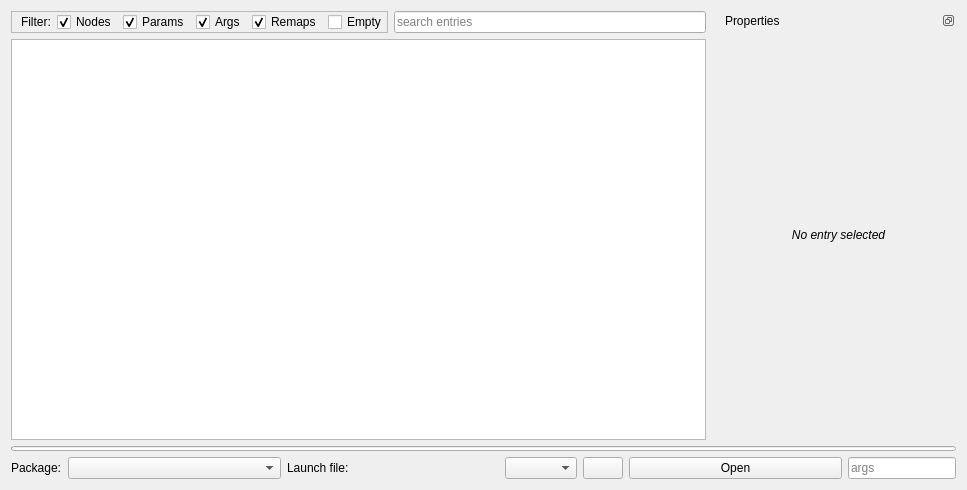
<?xml version="1.0" encoding="UTF-8"?>
<ui version="4.0">
 <class>LaunchtreeWidget</class>
 <widget class="QWidget" name="LaunchtreeWidget">
  <property name="geometry">
   <rect>
    <x>0</x>
    <y>0</y>
    <width>967</width>
    <height>490</height>
   </rect>
  </property>
  <property name="windowTitle">
   <string>LaunchtreeWidget</string>
  </property>
  <layout class="QVBoxLayout" name="verticalLayout_11" stretch="0,0,0">
   <item>
    <widget class="QWidget" name="widget_3" native="true">
     <layout class="QHBoxLayout" name="horizontalLayout_5" stretch="3,1">
      <property name="leftMargin">
       <number>0</number>
      </property>
      <property name="topMargin">
       <number>0</number>
      </property>
      <property name="rightMargin">
       <number>0</number>
      </property>
      <property name="bottomMargin">
       <number>0</number>
      </property>
      <item>
       <widget class="QWidget" name="widget" native="true">
        <layout class="QVBoxLayout" name="verticalLayout">
         <property name="leftMargin">
          <number>0</number>
         </property>
         <property name="topMargin">
          <number>0</number>
         </property>
         <property name="bottomMargin">
          <number>0</number>
         </property>
         <item>
          <widget class="QWidget" name="widget_2" native="true">
           <layout class="QHBoxLayout" name="horizontalLayout_3">
            <property name="leftMargin">
             <number>0</number>
            </property>
            <property name="topMargin">
             <number>0</number>
            </property>
            <property name="rightMargin">
             <number>0</number>
            </property>
            <property name="bottomMargin">
             <number>0</number>
            </property>
            <item>
             <widget class="QFrame" name="frame">
              <property name="frameShape">
               <enum>QFrame::StyledPanel</enum>
              </property>
              <property name="frameShadow">
               <enum>QFrame::Raised</enum>
              </property>
              <layout class="QHBoxLayout" name="horizontalLayout_4">
               <property name="leftMargin">
                <number>9</number>
               </property>
               <property name="topMargin">
                <number>0</number>
               </property>
               <property name="rightMargin">
                <number>0</number>
               </property>
               <property name="bottomMargin">
                <number>0</number>
               </property>
               <item>
                <widget class="QLabel" name="label_5">
                 <property name="text">
                  <string>Filter:</string>
                 </property>
                </widget>
               </item>
               <item>
                <widget class="QCheckBox" name="filter_nodes">
                 <property name="toolTip">
                  <string>Display node entries</string>
                 </property>
                 <property name="text">
                  <string>Nodes</string>
                 </property>
                 <property name="checked">
                  <bool>true</bool>
                 </property>
                </widget>
               </item>
               <item>
                <widget class="QCheckBox" name="filter_params">
                 <property name="toolTip">
                  <string>Display param entries</string>
                 </property>
                 <property name="text">
                  <string>Params</string>
                 </property>
                 <property name="checked">
                  <bool>true</bool>
                 </property>
                </widget>
               </item>
               <item>
                <widget class="QCheckBox" name="filter_args">
                 <property name="toolTip">
                  <string>Display arg entries</string>
                 </property>
                 <property name="text">
                  <string>Args</string>
                 </property>
                 <property name="checked">
                  <bool>true</bool>
                 </property>
                </widget>
               </item>
               <item>
                <widget class="QCheckBox" name="filter_remaps">
                 <property name="toolTip">
                  <string>Display remap entries</string>
                 </property>
                 <property name="text">
                  <string>Remaps</string>
                 </property>
                 <property name="checked">
                  <bool>true</bool>
                 </property>
                </widget>
               </item>
               <item>
                <widget class="QCheckBox" name="filter_empty">
                 <property name="toolTip">
                  <string>List launch files without displayed content</string>
                 </property>
                 <property name="text">
                  <string>Empty</string>
                 </property>
                </widget>
               </item>
              </layout>
             </widget>
            </item>
            <item>
             <widget class="QLineEdit" name="search_input">
              <property name="toolTip">
               <string>Only display entries matching the search term</string>
              </property>
              <property name="placeholderText">
               <string>search entries</string>
              </property>
             </widget>
            </item>
           </layout>
          </widget>
         </item>
         <item>
          <widget class="QStackedWidget" name="main_view">
           <property name="currentIndex">
            <number>0</number>
           </property>
           <widget class="QWidget" name="page_3">
            <layout class="QVBoxLayout" name="verticalLayout_12">
             <property name="leftMargin">
              <number>0</number>
             </property>
             <property name="topMargin">
              <number>0</number>
             </property>
             <property name="rightMargin">
              <number>0</number>
             </property>
             <property name="bottomMargin">
              <number>0</number>
             </property>
             <item>
              <widget class="QTreeWidget" name="launch_view">
               <attribute name="headerVisible">
                <bool>false</bool>
               </attribute>
               <column>
                <property name="text">
                 <string>1</string>
                </property>
               </column>
              </widget>
             </item>
            </layout>
           </widget>
           <widget class="QWidget" name="page_4">
            <layout class="QVBoxLayout" name="verticalLayout_13">
             <property name="leftMargin">
              <number>0</number>
             </property>
             <property name="topMargin">
              <number>0</number>
             </property>
             <property name="rightMargin">
              <number>0</number>
             </property>
             <property name="bottomMargin">
              <number>0</number>
             </property>
             <item>
              <widget class="QFrame" name="frame_2">
               <property name="frameShape">
                <enum>QFrame::StyledPanel</enum>
               </property>
               <property name="frameShadow">
                <enum>QFrame::Raised</enum>
               </property>
               <layout class="QVBoxLayout" name="verticalLayout_14">
                <item>
                 <spacer name="verticalSpacer_10">
                  <property name="orientation">
                   <enum>Qt::Vertical</enum>
                  </property>
                  <property name="sizeHint" stdset="0">
                   <size>
                    <width>20</width>
                    <height>134</height>
                   </size>
                  </property>
                 </spacer>
                </item>
                <item>
                 <widget class="QLabel" name="label_20">
                  <property name="font">
                   <font>
                    <weight>75</weight>
                    <bold>true</bold>
                   </font>
                  </property>
                  <property name="styleSheet">
                   <string notr="true">color: rgb(170, 0, 0);</string>
                  </property>
                  <property name="text">
                   <string>Failed to open selected launch file:</string>
                  </property>
                  <property name="alignment">
                   <set>Qt::AlignCenter</set>
                  </property>
                 </widget>
                </item>
                <item>
                 <spacer name="verticalSpacer_11">
                  <property name="orientation">
                   <enum>Qt::Vertical</enum>
                  </property>
                  <property name="sizeType">
                   <enum>QSizePolicy::Maximum</enum>
                  </property>
                  <property name="sizeHint" stdset="0">
                   <size>
                    <width>20</width>
                    <height>20</height>
                   </size>
                  </property>
                 </spacer>
                </item>
                <item>
                 <widget class="QLabel" name="error_label">
                  <property name="styleSheet">
                   <string notr="true">color: rgb(170, 0, 0);</string>
                  </property>
                  <property name="text">
                   <string>error_msg</string>
                  </property>
                  <property name="alignment">
                   <set>Qt::AlignCenter</set>
                  </property>
                  <property name="wordWrap">
                   <bool>true</bool>
                  </property>
                 </widget>
                </item>
                <item>
                 <widget class="QLabel" name="help_label">
                  <property name="font">
                   <font>
                    <italic>true</italic>
                   </font>
                  </property>
                  <property name="text">
                   <string>help_msg</string>
                  </property>
                  <property name="alignment">
                   <set>Qt::AlignCenter</set>
                  </property>
                  <property name="wordWrap">
                   <bool>true</bool>
                  </property>
                 </widget>
                </item>
                <item>
                 <spacer name="verticalSpacer_12">
                  <property name="orientation">
                   <enum>Qt::Vertical</enum>
                  </property>
                  <property name="sizeHint" stdset="0">
                   <size>
                    <width>20</width>
                    <height>133</height>
                   </size>
                  </property>
                 </spacer>
                </item>
               </layout>
              </widget>
             </item>
            </layout>
           </widget>
          </widget>
         </item>
        </layout>
       </widget>
      </item>
      <item>
       <widget class="QDockWidget" name="dockWidget">
        <property name="styleSheet">
         <string notr="true"/>
        </property>
        <property name="floating">
         <bool>false</bool>
        </property>
        <property name="features">
         <set>QDockWidget::DockWidgetFloatable|QDockWidget::DockWidgetMovable</set>
        </property>
        <property name="windowTitle">
         <string>Properties</string>
        </property>
        <widget class="QWidget" name="dockWidgetContents">
         <layout class="QGridLayout" name="gridLayout_2">
          <item row="0" column="0">
           <widget class="QStackedWidget" name="properties_content">
            <property name="currentIndex">
             <number>0</number>
            </property>
            <widget class="QWidget" name="properties_empty">
             <layout class="QVBoxLayout" name="verticalLayout_2">
              <property name="leftMargin">
               <number>0</number>
              </property>
              <property name="rightMargin">
               <number>0</number>
              </property>
              <item>
               <widget class="QLabel" name="label_2">
                <property name="text">
                 <string>&lt;html&gt;&lt;head/&gt;&lt;body&gt;&lt;p&gt;&lt;span style=&quot; font-style:italic;&quot;&gt;No entry selected&lt;/span&gt;&lt;/p&gt;&lt;/body&gt;&lt;/html&gt;</string>
                </property>
                <property name="alignment">
                 <set>Qt::AlignCenter</set>
                </property>
               </widget>
              </item>
             </layout>
            </widget>
            <widget class="QWidget" name="properties_param">
             <layout class="QVBoxLayout" name="verticalLayout_3">
              <property name="leftMargin">
               <number>0</number>
              </property>
              <property name="rightMargin">
               <number>0</number>
              </property>
              <item>
               <widget class="QLabel" name="param_name">
                <property name="text">
                 <string>param_name:</string>
                </property>
               </widget>
              </item>
              <item>
               <widget class="QStackedWidget" name="param_value_panel">
                <property name="currentIndex">
                 <number>0</number>
                </property>
                <widget class="QWidget" name="page">
                 <layout class="QVBoxLayout" name="verticalLayout_8">
                  <property name="leftMargin">
                   <number>0</number>
                  </property>
                  <property name="topMargin">
                   <number>0</number>
                  </property>
                  <property name="rightMargin">
                   <number>0</number>
                  </property>
                  <property name="bottomMargin">
                   <number>0</number>
                  </property>
                  <item>
                   <widget class="QLineEdit" name="param_value">
                    <property name="readOnly">
                     <bool>true</bool>
                    </property>
                   </widget>
                  </item>
                  <item>
                   <spacer name="verticalSpacer">
                    <property name="orientation">
                     <enum>Qt::Vertical</enum>
                    </property>
                    <property name="sizeHint" stdset="0">
                     <size>
                      <width>20</width>
                      <height>352</height>
                     </size>
                    </property>
                   </spacer>
                  </item>
                 </layout>
                </widget>
                <widget class="QWidget" name="page_2">
                 <layout class="QVBoxLayout" name="verticalLayout_9">
                  <property name="leftMargin">
                   <number>0</number>
                  </property>
                  <property name="topMargin">
                   <number>0</number>
                  </property>
                  <property name="rightMargin">
                   <number>0</number>
                  </property>
                  <property name="bottomMargin">
                   <number>0</number>
                  </property>
                  <item>
                   <widget class="QPlainTextEdit" name="param_value_long">
                    <property name="font">
                     <font>
                      <family>Ubuntu Mono</family>
                      <pointsize>9</pointsize>
                     </font>
                    </property>
                    <property name="readOnly">
                     <bool>true</bool>
                    </property>
                   </widget>
                  </item>
                 </layout>
                </widget>
                <widget class="QWidget" name="page_5">
                 <layout class="QVBoxLayout" name="verticalLayout_15">
                  <property name="leftMargin">
                   <number>0</number>
                  </property>
                  <property name="topMargin">
                   <number>0</number>
                  </property>
                  <property name="rightMargin">
                   <number>0</number>
                  </property>
                  <property name="bottomMargin">
                   <number>0</number>
                  </property>
                  <item>
                   <widget class="QListWidget" name="param_value_list"/>
                  </item>
                 </layout>
                </widget>
                <widget class="QWidget" name="page_6">
                 <layout class="QVBoxLayout" name="verticalLayout_16">
                  <property name="leftMargin">
                   <number>0</number>
                  </property>
                  <property name="topMargin">
                   <number>0</number>
                  </property>
                  <property name="rightMargin">
                   <number>0</number>
                  </property>
                  <property name="bottomMargin">
                   <number>0</number>
                  </property>
                  <item>
                   <spacer name="verticalSpacer_13">
                    <property name="orientation">
                     <enum>Qt::Vertical</enum>
                    </property>
                    <property name="sizeType">
                     <enum>QSizePolicy::Fixed</enum>
                    </property>
                    <property name="sizeHint" stdset="0">
                     <size>
                      <width>20</width>
                      <height>10</height>
                     </size>
                    </property>
                   </spacer>
                  </item>
                  <item>
                   <widget class="QLabel" name="label_21">
                    <property name="text">
                     <string>Command:</string>
                    </property>
                   </widget>
                  </item>
                  <item>
                   <widget class="QLineEdit" name="param_cmd">
                    <property name="font">
                     <font>
                      <family>Ubuntu Mono</family>
                      <pointsize>9</pointsize>
                      <weight>75</weight>
                      <bold>true</bold>
                     </font>
                    </property>
                    <property name="readOnly">
                     <bool>true</bool>
                    </property>
                   </widget>
                  </item>
                  <item>
                   <widget class="QPushButton" name="param_cmd_open">
                    <property name="enabled">
                     <bool>false</bool>
                    </property>
                    <property name="text">
                     <string>Open Argument File</string>
                    </property>
                   </widget>
                  </item>
                  <item>
                   <widget class="QLabel" name="label_22">
                    <property name="text">
                     <string>Result:</string>
                    </property>
                   </widget>
                  </item>
                  <item>
                   <widget class="QTextEdit" name="param_cmd_result">
                    <property name="font">
                     <font>
                      <family>Ubuntu Mono</family>
                      <pointsize>9</pointsize>
                      <weight>75</weight>
                      <bold>true</bold>
                     </font>
                    </property>
                    <property name="readOnly">
                     <bool>true</bool>
                    </property>
                   </widget>
                  </item>
                 </layout>
                </widget>
               </widget>
              </item>
             </layout>
            </widget>
            <widget class="QWidget" name="properties_node">
             <layout class="QVBoxLayout" name="verticalLayout_4">
              <property name="leftMargin">
               <number>0</number>
              </property>
              <property name="rightMargin">
               <number>0</number>
              </property>
              <item>
               <widget class="QLabel" name="label_3">
                <property name="text">
                 <string>&lt;html&gt;&lt;head/&gt;&lt;body&gt;&lt;p&gt;&lt;span style=&quot; font-weight:600;&quot;&gt;Package:&lt;/span&gt;&lt;/p&gt;&lt;/body&gt;&lt;/html&gt;</string>
                </property>
               </widget>
              </item>
              <item>
               <widget class="QLineEdit" name="node_package">
                <property name="readOnly">
                 <bool>true</bool>
                </property>
               </widget>
              </item>
              <item>
               <widget class="QLabel" name="label_4">
                <property name="text">
                 <string>&lt;html&gt;&lt;head/&gt;&lt;body&gt;&lt;p&gt;&lt;span style=&quot; font-weight:600;&quot;&gt;Type:&lt;/span&gt;&lt;/p&gt;&lt;/body&gt;&lt;/html&gt;</string>
                </property>
               </widget>
              </item>
              <item>
               <widget class="QLineEdit" name="node_type">
                <property name="readOnly">
                 <bool>true</bool>
                </property>
               </widget>
              </item>
              <item>
               <widget class="QLabel" name="label_10">
                <property name="text">
                 <string>Namespace:</string>
                </property>
               </widget>
              </item>
              <item>
               <widget class="QLineEdit" name="node_namespace">
                <property name="readOnly">
                 <bool>true</bool>
                </property>
               </widget>
              </item>
              <item>
               <widget class="QLabel" name="label_11">
                <property name="text">
                 <string>Args:</string>
                </property>
               </widget>
              </item>
              <item>
               <widget class="QLineEdit" name="node_args">
                <property name="font">
                 <font>
                  <family>Ubuntu Mono</family>
                  <pointsize>9</pointsize>
                 </font>
                </property>
                <property name="readOnly">
                 <bool>true</bool>
                </property>
               </widget>
              </item>
              <item>
               <widget class="QLabel" name="label_12">
                <property name="text">
                 <string>Launch prefix:</string>
                </property>
               </widget>
              </item>
              <item>
               <widget class="QLineEdit" name="node_prefix">
                <property name="font">
                 <font>
                  <family>Ubuntu Mono</family>
                  <pointsize>9</pointsize>
                 </font>
                </property>
                <property name="readOnly">
                 <bool>true</bool>
                </property>
               </widget>
              </item>
              <item>
               <widget class="QLabel" name="label_13">
                <property name="text">
                 <string>Machine:</string>
                </property>
               </widget>
              </item>
              <item>
               <widget class="QLineEdit" name="node_machine">
                <property name="readOnly">
                 <bool>true</bool>
                </property>
               </widget>
              </item>
              <item>
               <spacer name="verticalSpacer_2">
                <property name="orientation">
                 <enum>Qt::Vertical</enum>
                </property>
                <property name="sizeHint" stdset="0">
                 <size>
                  <width>20</width>
                  <height>40</height>
                 </size>
                </property>
               </spacer>
              </item>
             </layout>
            </widget>
            <widget class="QWidget" name="properties_file">
             <layout class="QVBoxLayout" name="verticalLayout_5">
              <property name="leftMargin">
               <number>0</number>
              </property>
              <property name="rightMargin">
               <number>0</number>
              </property>
              <item>
               <widget class="QPushButton" name="launch_open_button">
                <property name="text">
                 <string>Open File in Editor</string>
                </property>
               </widget>
              </item>
              <item>
               <spacer name="verticalSpacer_8">
                <property name="orientation">
                 <enum>Qt::Vertical</enum>
                </property>
                <property name="sizeType">
                 <enum>QSizePolicy::Fixed</enum>
                </property>
                <property name="sizeHint" stdset="0">
                 <size>
                  <width>20</width>
                  <height>10</height>
                 </size>
                </property>
               </spacer>
              </item>
              <item>
               <widget class="QLabel" name="label_14">
                <property name="text">
                 <string>&lt;html&gt;&lt;head/&gt;&lt;body&gt;&lt;p&gt;&lt;span style=&quot; font-weight:600;&quot;&gt;Package:&lt;/span&gt;&lt;/p&gt;&lt;/body&gt;&lt;/html&gt;</string>
                </property>
               </widget>
              </item>
              <item>
               <widget class="QLineEdit" name="file_package">
                <property name="readOnly">
                 <bool>true</bool>
                </property>
               </widget>
              </item>
              <item>
               <widget class="QLabel" name="label_15">
                <property name="text">
                 <string>File:</string>
                </property>
               </widget>
              </item>
              <item>
               <widget class="QLineEdit" name="file_name">
                <property name="readOnly">
                 <bool>true</bool>
                </property>
               </widget>
              </item>
              <item>
               <spacer name="verticalSpacer_3">
                <property name="orientation">
                 <enum>Qt::Vertical</enum>
                </property>
                <property name="sizeHint" stdset="0">
                 <size>
                  <width>20</width>
                  <height>375</height>
                 </size>
                </property>
               </spacer>
              </item>
             </layout>
            </widget>
            <widget class="QWidget" name="properties_arg">
             <layout class="QVBoxLayout" name="verticalLayout_6">
              <property name="leftMargin">
               <number>0</number>
              </property>
              <property name="rightMargin">
               <number>0</number>
              </property>
              <item>
               <widget class="QLabel" name="arg_name">
                <property name="text">
                 <string>arg_name</string>
                </property>
               </widget>
              </item>
              <item>
               <spacer name="verticalSpacer_4">
                <property name="orientation">
                 <enum>Qt::Vertical</enum>
                </property>
                <property name="sizeType">
                 <enum>QSizePolicy::Fixed</enum>
                </property>
                <property name="sizeHint" stdset="0">
                 <size>
                  <width>20</width>
                  <height>10</height>
                 </size>
                </property>
               </spacer>
              </item>
              <item>
               <widget class="QLabel" name="label_7">
                <property name="text">
                 <string>Value:</string>
                </property>
               </widget>
              </item>
              <item>
               <widget class="QLineEdit" name="arg_value">
                <property name="readOnly">
                 <bool>true</bool>
                </property>
               </widget>
              </item>
              <item>
               <widget class="QLabel" name="label_8">
                <property name="text">
                 <string>Default:</string>
                </property>
               </widget>
              </item>
              <item>
               <widget class="QLineEdit" name="arg_default">
                <property name="readOnly">
                 <bool>true</bool>
                </property>
               </widget>
              </item>
              <item>
               <spacer name="verticalSpacer_5">
                <property name="orientation">
                 <enum>Qt::Vertical</enum>
                </property>
                <property name="sizeType">
                 <enum>QSizePolicy::Fixed</enum>
                </property>
                <property name="sizeHint" stdset="0">
                 <size>
                  <width>20</width>
                  <height>10</height>
                 </size>
                </property>
               </spacer>
              </item>
              <item>
               <widget class="QLabel" name="arg_doc">
                <property name="styleSheet">
                 <string notr="true">font-style:italic;</string>
                </property>
                <property name="text">
                 <string>arg_doc</string>
                </property>
               </widget>
              </item>
              <item>
               <spacer name="verticalSpacer_6">
                <property name="orientation">
                 <enum>Qt::Vertical</enum>
                </property>
                <property name="sizeHint" stdset="0">
                 <size>
                  <width>20</width>
                  <height>212</height>
                 </size>
                </property>
               </spacer>
              </item>
             </layout>
            </widget>
            <widget class="QWidget" name="properties_remap">
             <layout class="QVBoxLayout" name="verticalLayout_7">
              <property name="leftMargin">
               <number>0</number>
              </property>
              <property name="rightMargin">
               <number>0</number>
              </property>
              <item>
               <widget class="QLabel" name="label_6">
                <property name="text">
                 <string>&lt;html&gt;&lt;head/&gt;&lt;body&gt;&lt;p&gt;&lt;span style=&quot; font-weight:600;&quot;&gt;From&lt;/span&gt; (internal topic):&lt;/p&gt;&lt;/body&gt;&lt;/html&gt;</string>
                </property>
               </widget>
              </item>
              <item>
               <widget class="QLineEdit" name="remap_from">
                <property name="readOnly">
                 <bool>true</bool>
                </property>
               </widget>
              </item>
              <item>
               <widget class="QLabel" name="label_9">
                <property name="text">
                 <string>&lt;html&gt;&lt;head/&gt;&lt;body&gt;&lt;p&gt;&lt;span style=&quot; font-weight:600;&quot;&gt;To&lt;/span&gt; (external topic):&lt;/p&gt;&lt;/body&gt;&lt;/html&gt;</string>
                </property>
               </widget>
              </item>
              <item>
               <widget class="QLineEdit" name="remap_to">
                <property name="readOnly">
                 <bool>true</bool>
                </property>
               </widget>
              </item>
              <item>
               <spacer name="verticalSpacer_7">
                <property name="orientation">
                 <enum>Qt::Vertical</enum>
                </property>
                <property name="sizeHint" stdset="0">
                 <size>
                  <width>20</width>
                  <height>296</height>
                 </size>
                </property>
               </spacer>
              </item>
             </layout>
            </widget>
            <widget class="QWidget" name="properties_machine">
             <layout class="QVBoxLayout" name="verticalLayout_10">
              <property name="leftMargin">
               <number>0</number>
              </property>
              <property name="topMargin">
               <number>0</number>
              </property>
              <property name="rightMargin">
               <number>0</number>
              </property>
              <property name="bottomMargin">
               <number>0</number>
              </property>
              <item>
               <widget class="QLabel" name="label_16">
                <property name="text">
                 <string>&lt;html&gt;&lt;head/&gt;&lt;body&gt;&lt;p&gt;&lt;span style=&quot; font-weight:600;&quot;&gt;Address:&lt;/span&gt;&lt;/p&gt;&lt;/body&gt;&lt;/html&gt;</string>
                </property>
               </widget>
              </item>
              <item>
               <widget class="QLineEdit" name="machine_address">
                <property name="readOnly">
                 <bool>true</bool>
                </property>
               </widget>
              </item>
              <item>
               <widget class="QLabel" name="label_19">
                <property name="text">
                 <string>Port:</string>
                </property>
               </widget>
              </item>
              <item>
               <widget class="QLineEdit" name="machine_port">
                <property name="readOnly">
                 <bool>true</bool>
                </property>
               </widget>
              </item>
              <item>
               <widget class="QLabel" name="label_17">
                <property name="text">
                 <string>User:</string>
                </property>
               </widget>
              </item>
              <item>
               <widget class="QLineEdit" name="machine_user">
                <property name="readOnly">
                 <bool>true</bool>
                </property>
               </widget>
              </item>
              <item>
               <widget class="QLabel" name="label_18">
                <property name="text">
                 <string>Env loader:</string>
                </property>
               </widget>
              </item>
              <item>
               <widget class="QLineEdit" name="machine_loader">
                <property name="readOnly">
                 <bool>true</bool>
                </property>
               </widget>
              </item>
              <item>
               <spacer name="verticalSpacer_9">
                <property name="orientation">
                 <enum>Qt::Vertical</enum>
                </property>
                <property name="sizeHint" stdset="0">
                 <size>
                  <width>20</width>
                  <height>202</height>
                 </size>
                </property>
               </spacer>
              </item>
             </layout>
            </widget>
           </widget>
          </item>
         </layout>
        </widget>
       </widget>
      </item>
     </layout>
    </widget>
   </item>
   <item>
    <widget class="QProgressBar" name="progress_bar">
     <property name="maximumSize">
      <size>
       <width>16777215</width>
       <height>5</height>
      </size>
     </property>
     <property name="value">
      <number>0</number>
     </property>
     <property name="textVisible">
      <bool>false</bool>
     </property>
    </widget>
   </item>
   <item>
    <widget class="QWidget" name="widget" native="true">
     <layout class="QHBoxLayout" name="horizontalLayout_2" stretch="0,1,1,0,0,1">
      <property name="leftMargin">
       <number>0</number>
      </property>
      <property name="topMargin">
       <number>0</number>
      </property>
      <property name="rightMargin">
       <number>0</number>
      </property>
      <property name="bottomMargin">
       <number>0</number>
      </property>
      <item>
       <widget class="QLabel" name="label">
        <property name="text">
         <string>Package:</string>
        </property>
       </widget>
      </item>
      <item>
       <widget class="QComboBox" name="package_select">
        <property name="editable">
         <bool>false</bool>
        </property>
        <property name="insertPolicy">
         <enum>QComboBox::InsertAtTop</enum>
        </property>
       </widget>
      </item>
      <item>
       <widget class="QLabel" name="label">
        <property name="text">
         <string>Launch file:</string>
        </property>
       </widget>
      </item>
      <item>
       <widget class="QComboBox" name="launchfile_select"/>
      </item>
      <item>
       <widget class="QPushButton" name="reload_button">
        <property name="toolTip">
         <string>Reload current launch file</string>
        </property>
        <property name="text">
         <string/>
        </property>
       </widget>
      </item>
      <item>
       <widget class="QPushButton" name="open_button">
        <property name="toolTip">
         <string>Open and edit this launch file</string>
        </property>
        <property name="text">
         <string>Open</string>
        </property>
       </widget>
      </item>
      <item>
       <widget class="QLineEdit" name="args_input">
        <property name="toolTip">
         <string>Pass args to the root launch file like 'arg_key:=arg_value'</string>
        </property>
        <property name="placeholderText">
         <string>args</string>
        </property>
       </widget>
      </item>
     </layout>
    </widget>
   </item>
  </layout>
 </widget>
 <resources/>
 <connections/>
</ui>
